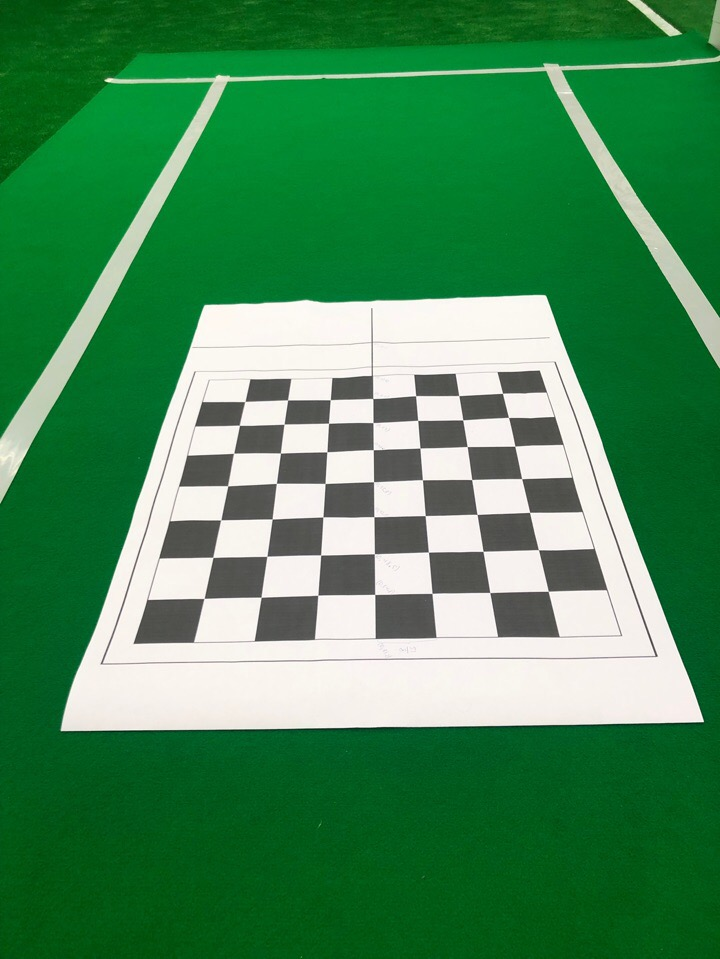
#> input picture prespective transform/1.jpg, 720 x 959 px, found by its file name
$ jupyter execute --allow-errors 'chess calib.ipynb'   (shell and % lines are left out)
#> lines starting #> are read from the running program, lines starting #| are printed output that depends on the picture
[cell 1]
import cv2
import matplotlib.pylab as plt
import numpy as np

#> (a cell that did not finish here is left out)

#> (a cell that did not finish here is left out)

[cell 4]
img = cv2.imread("1.jpg", 0)
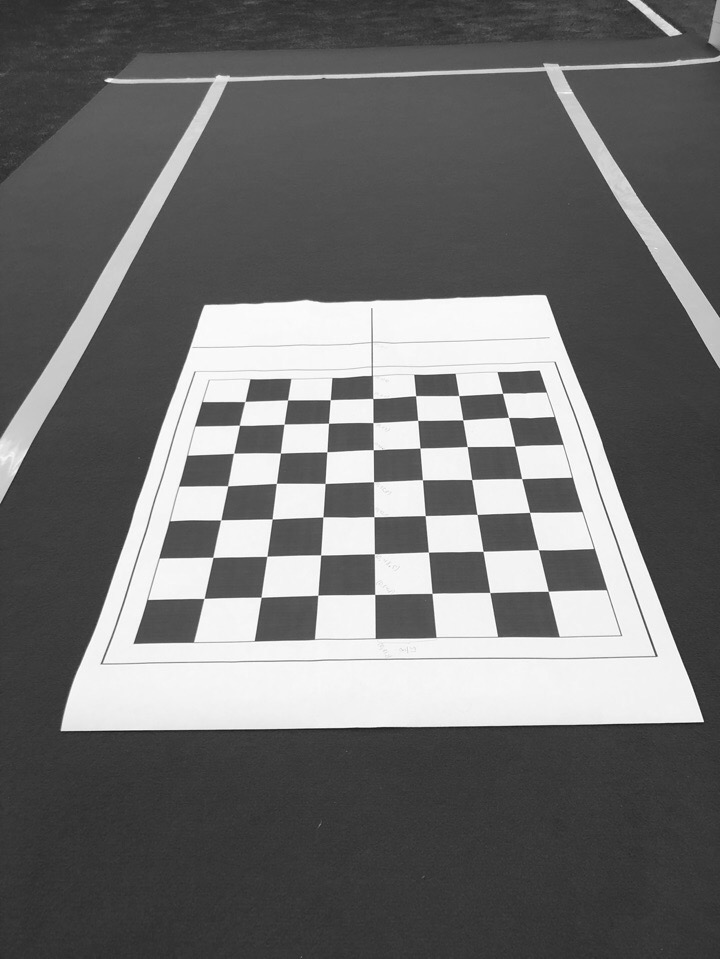
#> img: shape (959, 720); min 23, max 255, mean 111.6
#gray = cv2.cvtColor(img,cv2.COLOR_BGR2GRAY)

# Find the chess board corners
ret, corners = cv2.findChessboardCorners(img, (6,4),None)
#> ret = False; corners = None

# If found, add object points, image points (after refining them)
if ret == True:
    #objpoints.append(objp)

    corners2 = cv2.cornerSubPix(gray,corners,(11,11),(-1,-1),criteria)
    #imgpoints.append(corners2)

    # Draw and display the corners
    img = cv2.drawChessboardCorners(img, (7,6), corners2,ret)
    #cv2.imshow('img',img)
    #cv2.waitKey(500)

[cell 5]
ret
#> Out = False
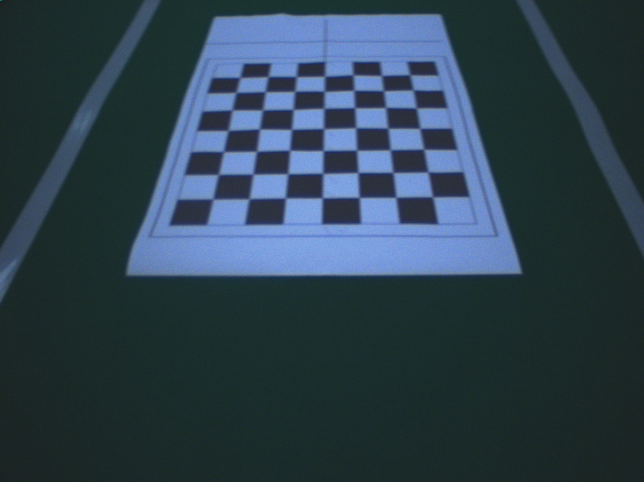
#> input picture sprint/prespective transform/1.png, 644 x 482 px
#> `img = cv2.imread(str(i)+".png", 0)`:
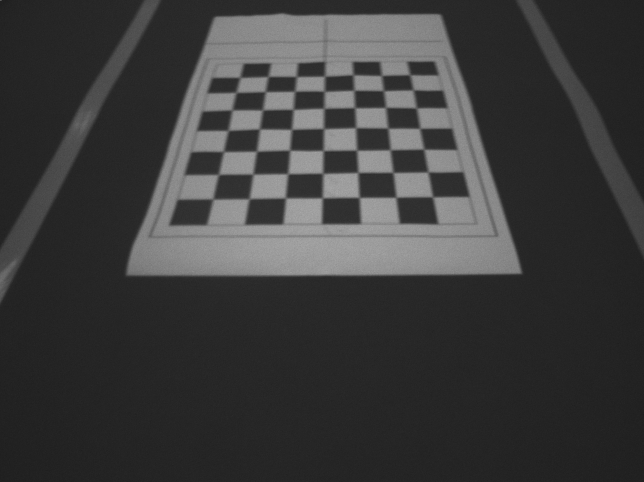
#> img: shape (482, 644); min 30, max 169, mean 60.2
#> pass 2 of the loop `for i in range(1,6):`:
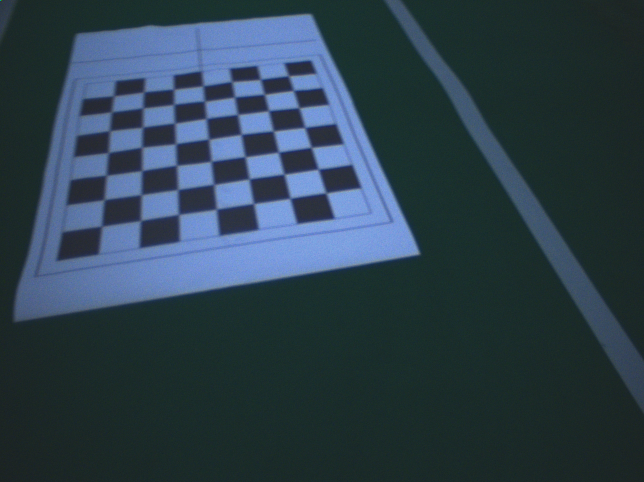
#> input picture sprint/prespective transform/2.png, 644 x 482 px
#> `ret, corners = cv2.findChessboardCorners(img, (nx, ny), None)`: ret = True; corners = [[245, 156.6], [278.2, 152.4], [311.2, 147.6], [249.3, 179.1], [283.8, 174.2], [317.3, 169.3], [254, 203.7], [290, 198.5], [325.6, 193.1]]
#> `src = np.float32([corners[0], corners[nx-1], corners[-1], corners[-nx]])`: src = [[245, 156.6], [311.2, 147.6], [325.6, 193.1], [254, 203.7]]
#> `M = cv2.getPerspectiveTransform(src, dst)`: M = [[-2.4, 1.23, 817.6], [0.193, 2.16, 36.14], [1.53e-05, 0.00257, 1]]
#> `warped = cv2.warpPerspective(img, M, img_size)`:
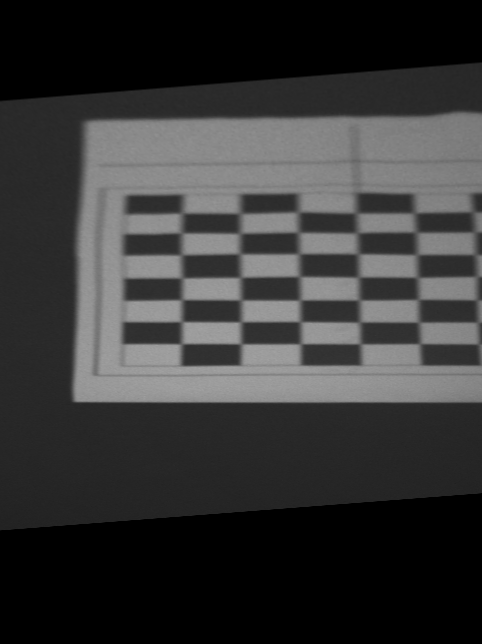
#> warped: shape (644, 482); min 0, max 163, mean 54.5
#> `ret, corners = cv2.findChessboardCorners(img, (nx, ny), None)`: corners = 49 rows, first 8: [409.6, 75.07], [412.7, 90.03], [416.3, 108.3], [419.7, 128.5], [423.7, 149.4], [428, 172.2], [432.1, 196.9], [381.6, 75.73]
#> `src = np.float32([corners[0], corners[nx-1], corners[-1], corners[-nx]])`: src = [[409.6, 75.07], [432.1, 196.9], [213.5, 199.3], [240, 77.52]]
#> `M = cv2.getPerspectiveTransform(src, dst)`: M = [[0.00767, -0.201, 363.8], [-0.595, 0.948, 524.4], [8.07e-05, 0.00298, 1]]
#> `warped = cv2.warpPerspective(img, M, img_size)`:
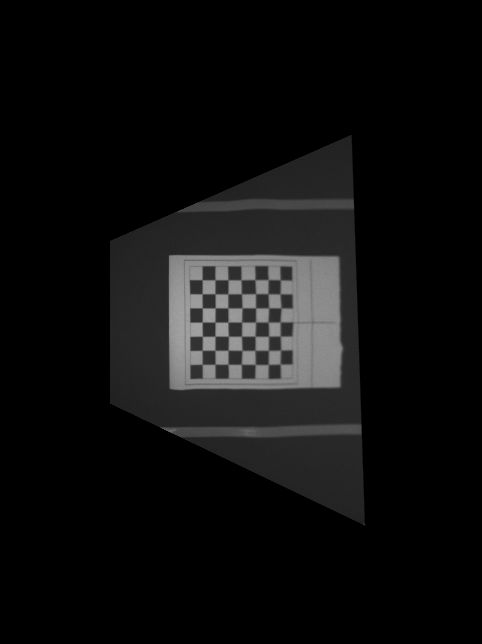
#> warped: shape (644, 482); min 0, max 165, mean 14.7
#> pass 2 of the loop `for i in range(1,6):`:
#> `ret, corners = cv2.findChessboardCorners(img, (nx, ny), None)`: corners = 49 rows, first 8: [325.8, 193.1], [289.6, 198.5], [253.5, 203.6], [216.1, 209.2], [178.7, 214.4], [141.7, 220.3], [101.8, 226.3], [317.8, 169.3]
#> `src = np.float32([corners[0], corners[nx-1], corners[-1], corners[-nx]])`: src = [[325.8, 193.1], [101.8, 226.3], [113.5, 95.5], [288.5, 75.91]]
#> `M = cv2.getPerspectiveTransform(src, dst)`: M = [[0.536, 0.625, 135.7], [-0.132, -0.0273, 479.3], [-3.58e-05, 0.00285, 1]]

[cell 6]
np.save("corenrs.npy", corners)

[cell 7]
plt.imshow(img)

[cell 8]
# Make a list of calibration images
img = cv2.imread("1.jpg", 0)
# Step through the list and search for chessboard corners
#gray = cv2.cvtColor(img, cv2.COLOR_BGR2GRAY)

# Find the chessboard corners
ret, corners = cv2.findChessboardCorners(img, (6,4), None)

# If found, add object points, image points
if ret == True:
    print("YES")
    # Draw and display the corners
    cv2.drawChessboardCorners(img, (6,4), corners[:4], ret)
    write_name = 'corners_found.jpg'
    cv2.imwrite(write_name, img)

#> (a cell that did not finish here is left out)

#> (a cell that did not finish here is left out)

#> (a cell that did not finish here is left out)

#> (a cell that did not finish here is left out)

[cell 13]
nx = ny = 7
res = []
#for nx in range(3,8):
    #for ny in range(3,8):
#> (the rest of this cell did not finish here and is left out)

[cell 14]
np.save("calib_matrix", M)

[cell 15]
x = np.zeros(res[0].shape)
#> x = [[0, 0, 0], [0, 0, 0], [0, 0, 0]]
for el in res:
    x+=el
#> this loop made 2 passes
x/=len(res)
#> x = [[0.272, 0.212, 249.8], [-0.364, 0.46, 501.9], [2.24e-05, 0.00291, 1]]
#> `warped = cv2.warpPerspective(img, x, img_size)`:
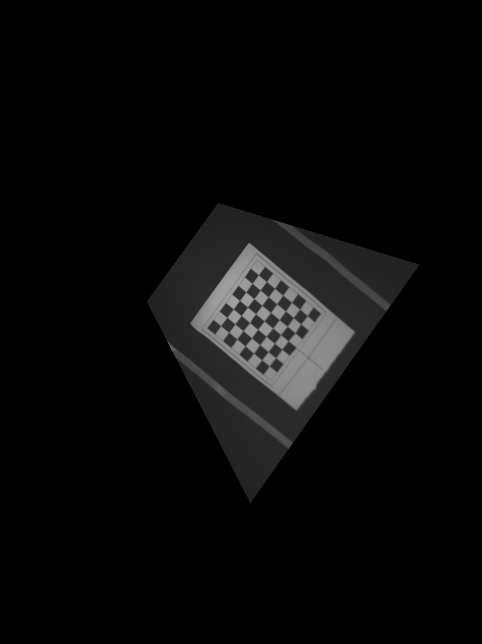
#> warped: shape (644, 482); min 0, max 164, mean 8.9
#> pass 2 of the loop `for i in range(1,6):`:
#> `warped = cv2.warpPerspective(img, x, img_size)`:
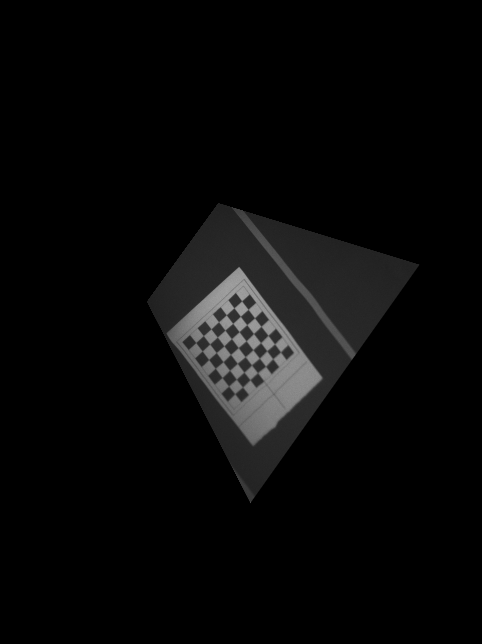
#> warped: shape (644, 482); min 0, max 162, mean 8.5

#> (a cell that did not finish here is left out)

[cell 17]
#offset = 280
offset = 280

[cell 18]
res = []
img = cv2.imread("1.png", 0)
ret, corners = cv2.findChessboardCorners(img, (nx, ny), None)
#> corners = 49 rows, first 8: [409.6, 75.07], [412.7, 90.03], [416.3, 108.3], [419.7, 128.5], [423.7, 149.4], [428, 172.2], [432.1, 196.9], [381.6, 75.73]
if ret == True:

    # If we found corners, draw them! (just for fun)
    #cv2.drawChessboardCorners(img, (6,4), corners, ret)
    # Choose offset from image corners to plot detected corners
    # This should be chosen to present the result at the proper aspect ratio
    # My choice of 100 pixels is not exact, but close enough for our purpose here
    #offset = 150 # offset for dst points
    # Grab the image shape
    img_size = (img.shape[1], img.shape[0])
#> img_size = (644, 482)

    # For source points I'm grabbing the outer four detected corners
    src = np.float32([corners[0], corners[nx-1], corners[-1], corners[-nx]])
#> src = [[409.6, 75.07], [432.1, 196.9], [213.5, 199.3], [240, 77.52]]
    src = src.reshape((4,2))
    # For destination points, I'm arbitrarily choosing some points to be
    # a nice fit for displaying our warped result
    # again, not exact, but close enough for our purposes

    dst = np.float32([[offset, offset], [img_size[0]-offset, offset],
                                 [img_size[0]-offset, img_size[1]-offset],
                                 [offset, img_size[1]-offset]])
    '''
    (tl, tr, br, bl) = src
    widthA = np.sqrt(((br[0] - bl[0]) ** 2) + ((br[1] - bl[1]) ** 2))
    widthB = np.sqrt(((tr[0] - tl[0]) ** 2) + ((tr[1] - tl[1]) ** 2))
    maxWidth = max(int(widthA), int(widthB))
    heightA = np.sqrt(((tr[0] - br[0]) ** 2) + ((tr[1] - br[1]) ** 2))
    heightB = np.sqrt(((tl[0] - bl[0]) ** 2) + ((tl[1] - bl[1]) ** 2))
    maxHeight = max(int(heightA), int(heightB))
    dst = np.array([
        [0, 0],
        [maxWidth - 1, 0],
        [maxWidth - 1, maxHeight - 1],
        [0, maxHeight - 1]], dtype="float32"
    )
    '''
    # Given src and dst points, calculate the perspective transform matrix
    M = cv2.getPerspectiveTransform(src, dst)
#> M = [[0.0387, 1.95, 189.7], [0.596, 0.728, 53.02], [8.07e-05, 0.00298, 1]]
    res.append(M)
    # Warp the image using OpenCV warpPerspective()
    warped = cv2.warpPerspective(img, M, img_size)
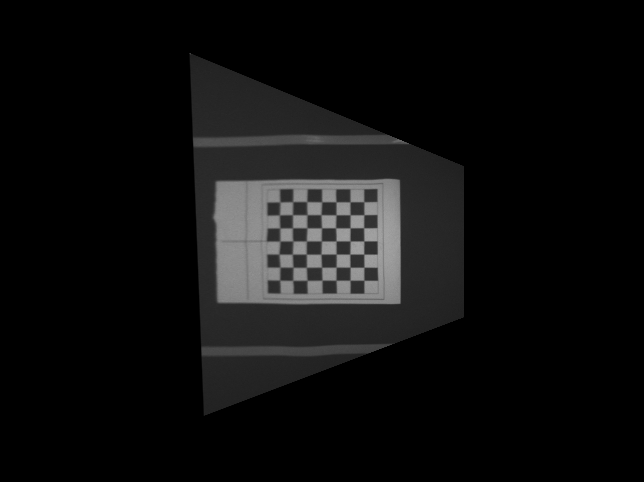
#> warped: shape (482, 644); min 0, max 166, mean 14.7
    name = str(i) + "warped.jpg"
    plt.imshow(warped)

[cell 19]
M
#> Out has the same summary as M

[cell 20]
src.shape
#> Out = (4, 2)
